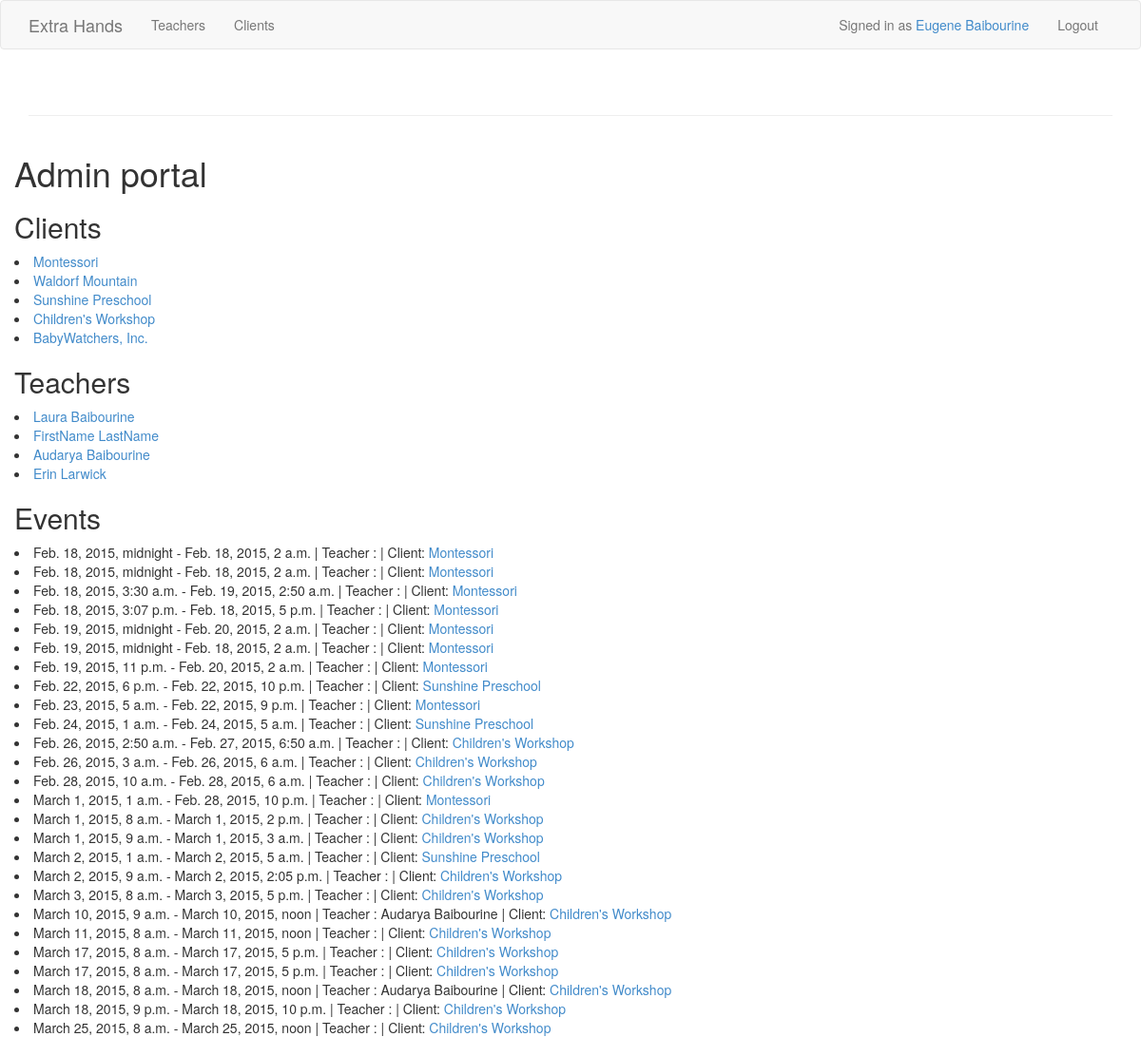
The app's page /myaccount/ (signed in), older data.
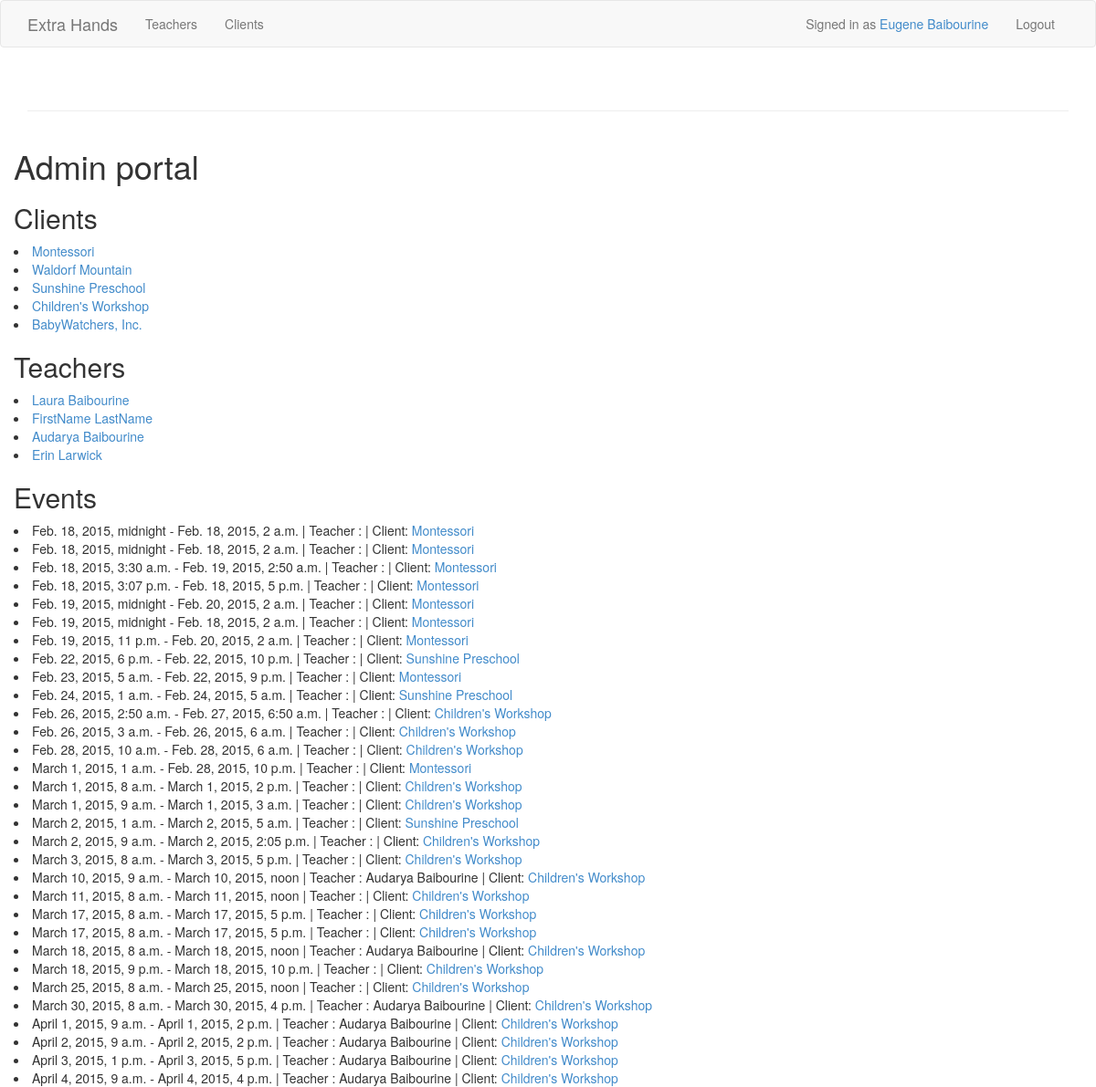
The same page, newer data.
### extra_hands_app/models.py (models this page shows, shortened)
class Client(models.Model):
    user = models.OneToOneField(User)
    organization = models.CharField(max_length=128)
    street = models.CharField(max_length=30)
    city = models.CharField(max_length=30)
    state = models.CharField(max_length=2)
    phone_number = models.CharField(max_length=15)
    description = models.CharField(max_length=600)
    client_slug = models.SlugField(unique=True)
    campus = models.IntegerField(default=1)
    token = models.IntegerField(default=0)

class Teacher(models.Model):
    user = models.OneToOneField(User)
    street = models.CharField(max_length=30)
    city = models.CharField(max_length=30)
    state = models.CharField(max_length=2)
    phone_number = models.CharField(max_length=15)
    ect_qualified = models.BooleanField(default=False)
    cpr_first_aid = models.BooleanField(default=False)
    universal_precautions = models.BooleanField(default=False)
    qualifications = models.CharField(max_length =300)
    degree = models.CharField(max_length=30)
    major = models.CharField(max_length=100)
    is_available = models.BooleanField(default=False)
    on_call = models.BooleanField(default=False)
    slug = models.SlugField(unique=True)
    clicks = models.IntegerField(default=0)
    token = models.IntegerField(default=0)
    regular_rate = models.DecimalField(max_digits=6, decimal_places=2, default = 11.00)
    extra_rate = models.DecimalField(max_digits=6, decimal_places=2, default = 13.00)
    time_between_events = models.DecimalField(max_digits = 6, decimal_places = 2, default = 1)

class Event(models.Model):
    start_time = models.DateTimeField()
    end_time = models.DateTimeField()
    teacher = models.ForeignKey(Teacher, blank=True, null=True, default=None)
    client = models.ForeignKey(Client)
    is_open = models.BooleanField(default=False)
    in_progress = models.BooleanField(default=False)
    token = models.IntegerField(default=0)
    comments = models.CharField(max_length=500, blank=True, default ='')
    is_on_call = models.BooleanField(default=False)
    event_class = models.CharField(max_length=100, default='event-info')

### extra_hands_app/views.py (the view, shortened to what this page needs)
# urls.py: url(r'myaccount/$', views.my_account, name='myaccount'),
@login_required()
def my_account(request):
    user = request.user
    context_dict={'user':user}
    is_teacher = False
    is_client = False
    is_superuser = False
    if user.is_superuser:
        is_superuser = True
        context_dict['teachers'] = Teacher.objects.all()
        context_dict['clients'] = Client.objects.all()
        context_dict['events'] = Event.objects.all().order_by('start_time')
    context_dict['is_teacher'] = is_teacher
    context_dict['is_superuser'] = is_superuser
    context_dict['is_client'] = is_client
    context_dict['message'] = "You have successfully logged in."
    return render(request, "myaccount.html", context_dict)

### templates/myaccount.html (shortened to what this page needs)
{% extends 'base.html' %}
{% block content %}
{% if is_superuser %}
    {% include 'manage.html' %}
{% endif %}
{% endblock %}

### templates/manage.html
<h1>Admin portal</h1>
<h2>Clients</h2>
{% for client in clients %}
    <li><a href="{% url 'get_client' client.client_slug%}">{{ client.organization }}</a></li>
{% endfor %}
<h2>Teachers</h2>
{% for teacher in teachers %}
    <li><a href="{% url 'get_teacher' teacher.slug%}">{{ teacher.user.get_full_name }}</a></li>
{% endfor %}
<h2>Events</h2>
{% for event in events %}
    <li>{{ event.start_time }} - {{ event.end_time }} | Teacher : {{ event.teacher.user.get_full_name }} | Client: <a href="{% url 'get_client' event.client.client_slug%}">{{ event.client.organization }}</a></li>
{% endfor %}

Row changes from the older to the newer data that the page shows:
added Event: start_time "March 30, 2015, 8 a.m.", end_time "March 30, 2015, 4 p.m.", teacher.user.get_full_name "Audarya Baibourine", client.organization "Children's Workshop"
added Event: start_time "April 1, 2015, 9 a.m.", end_time "April 1, 2015, 2 p.m.", teacher.user.get_full_name "Audarya Baibourine", client.organization "Children's Workshop"
added Event: start_time "April 2, 2015, 9 a.m.", end_time "April 2, 2015, 2 p.m.", teacher.user.get_full_name "Audarya Baibourine", client.organization "Children's Workshop"
added Event: start_time "April 3, 2015, 1 p.m.", end_time "April 3, 2015, 5 p.m.", teacher.user.get_full_name "Audarya Baibourine", client.organization "Children's Workshop"
added Event: start_time "April 4, 2015, 9 a.m.", end_time "April 4, 2015, 4 p.m.", teacher.user.get_full_name "Audarya Baibourine", client.organization "Children's Workshop"
